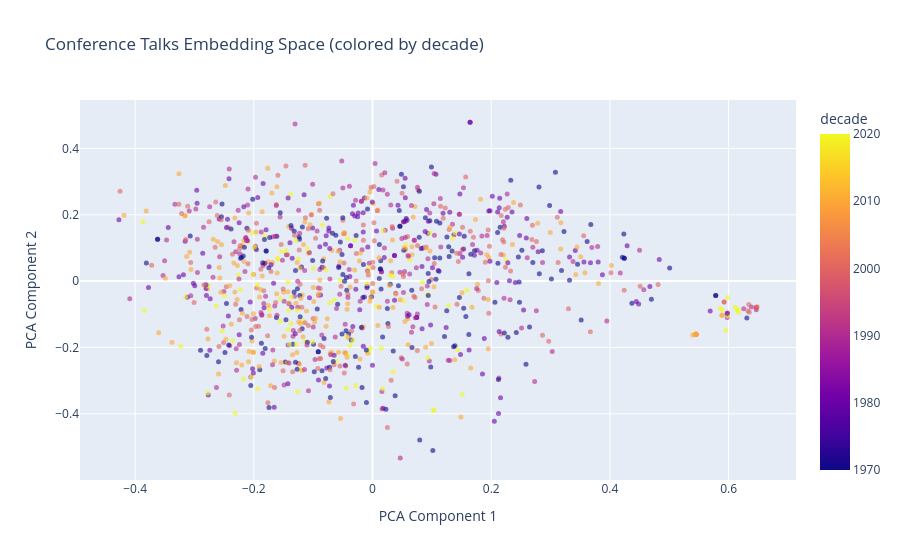

Notebook code for this chart:
### Markdown cell above
### Visualize the Semantic Space

See how talks relate to each other in 2D space.
Talks that are close together discuss similar themes.

### Code cell
# Visualize embeddings colored by decade
# Sample 1000 talks for faster visualization
fig = embeddings.visualize_embeddings_2d(
    color_by='decade',
    sample_size=1000,
    method='pca'
)
fig.show()

# You can interact with this plot:
# - Hover over points to see talk details
# - Zoom in on clusters
# - See how talks from different decades are distributed

### Figure 1 — Plotly figure (JSON) as saved in the notebook; plotly's stock layout.template omitted (floating-point values rounded to 4 significant figures; data arrays with more than 128 entries replaced by an {"elided": "..."} marker saying what was removed)
{"data": [{"customdata": {"elided": "1000x3 str values"}, "hovertemplate": "x=%{x}<br>y=%{y}<br>title=%{customdata[0]}<br>speaker=%{customdata[1]}<br>date=%{customdata[2]}<br>decade=%{marker.color}<extra></extra>", "legendgroup": "", "marker": {"color": {"elided": "1000 int values"}, "coloraxis": "coloraxis", "opacity": 0.6, "size": 5, "symbol": "circle"}, "mode": "markers", "name": "", "orientation": "v", "showlegend": false, "type": "scatter", "x": {"elided": "1000 float values"}, "xaxis": "x", "y": {"elided": "1000 float values"}, "yaxis": "y"}], "layout": {"coloraxis": {"colorbar": {"title": {"text": "decade"}}, "colorscale": [[0, "#0d0887"], [0.1111, "#46039f"], [0.2222, "#7201a8"], [0.3333, "#9c179e"], [0.4444, "#bd3786"], [0.5556, "#d8576b"], [0.6667, "#ed7953"], [0.7778, "#fb9f3a"], [0.8889, "#fdca26"], [1, "#f0f921"]]}, "legend": {"tracegroupgap": 0}, "title": {"text": "Conference Talks Embedding Space (colored by decade)"}, "xaxis": {"anchor": "y", "domain": [0, 1], "title": {"text": "PCA Component 1"}}, "yaxis": {"anchor": "x", "domain": [0, 1], "title": {"text": "PCA Component 2"}}}}
